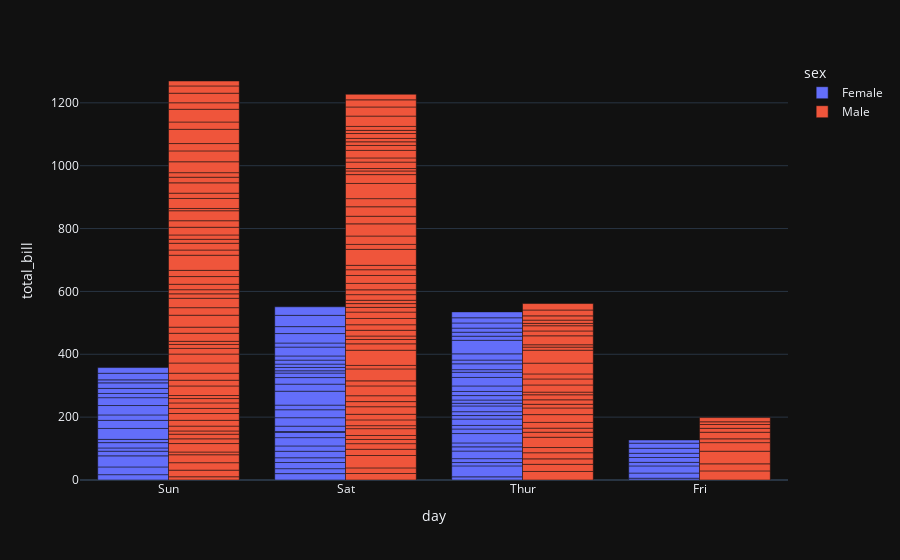

Notebook code cell kept with this figure:
### Code cell
# bar plot
df = px.data.tips()  # Built-in dataset
fig = px.bar(df, x="day", y="total_bill", color="sex", barmode="group")
fig.show()

### Figure 1 — Plotly figure (JSON) as saved in the notebook; plotly's stock layout.template omitted (floating-point values rounded to 4 significant figures; data arrays with more than 128 entries replaced by an {"elided": "..."} marker saying what was removed)
{"data": [{"alignmentgroup": "True", "hovertemplate": "sex=Female<br>day=%{x}<br>total_bill=%{y}<extra></extra>", "legendgroup": "Female", "marker": {"color": "#636efa", "pattern": {"shape": ""}}, "name": "Female", "offsetgroup": "Female", "orientation": "v", "showlegend": true, "textposition": "auto", "x": ["Sun", "Sun", "Sun", "Sun", "Sun", "Sun", "Sat", "Sat", "Sat", "Sat", "Sat", "Sat", "Sun", "Sun", "Sat", "Sat", "Sat", "Sat", "Sat", "Sat", "Sat", "Thur", "Thur", "Fri", "Fri", "Fri", "Fri", "Fri", "Sat", "Sat", "Sat", "Sat", "Sat", "Sun", "Sun", "Thur", "Thur", "Thur", "Thur", "Thur", "Thur", "Thur", "Thur", "Thur", "Thur", "Thur", "Thur", "Thur", "Thur", "Thur", "Thur", "Thur", "Thur", "Thur", "Thur", "Thur", "Thur", "Sun", "Sun", "Sun", "Sun", "Sun", "Sat", "Sat", "Sun", "Sun", "Sun", "Thur", "Thur", "Thur", "Thur", "Thur", "Thur", "Thur", "Sat", "Sat", "Sat", "Sat", "Sat", "Fri", "Fri", "Fri", "Fri", "Sat", "Sat", "Sat", "Thur"], "xaxis": "x", "y": [16.99, 24.59, 35.26, 14.83, 10.33, 16.97, 20.29, 15.77, 19.65, 15.06, 20.69, 16.93, 10.29, 34.81, 26.41, 16.45, 3.07, 17.07, 26.86, 25.28, 14.73, 10.07, 34.83, 5.75, 16.32, 22.75, 11.35, 15.38, 44.3, 22.42, 20.92, 14.31, 7.25, 25.71, 17.31, 10.65, 12.43, 24.08, 13.42, 12.48, 29.8, 14.52, 11.38, 20.27, 11.17, 12.26, 18.26, 8.51, 10.33, 14.15, 13.16, 17.47, 27.05, 16.43, 8.35, 18.64, 11.87, 29.85, 25.0, 13.39, 16.21, 17.51, 10.59, 10.63, 9.6, 20.9, 18.15, 19.81, 43.11, 13.0, 12.74, 13.0, 16.4, 16.47, 12.76, 13.27, 28.17, 12.9, 30.14, 13.42, 15.98, 16.27, 10.09, 22.12, 35.83, 27.18, 18.78], "yaxis": "y", "type": "bar"}, {"alignmentgroup": "True", "hovertemplate": "sex=Male<br>day=%{x}<br>total_bill=%{y}<extra></extra>", "legendgroup": "Male", "marker": {"color": "#EF553B", "pattern": {"shape": ""}}, "name": "Male", "offsetgroup": "Male", "orientation": "v", "showlegend": true, "textposition": "auto", "x": {"elided": "157 str values"}, "xaxis": "x", "y": {"elided": "157 float values"}, "yaxis": "y", "type": "bar"}], "layout": {"xaxis": {"anchor": "y", "domain": [0.0, 1.0], "title": {"text": "day"}}, "yaxis": {"anchor": "x", "domain": [0.0, 1.0], "title": {"text": "total_bill"}}, "legend": {"title": {"text": "sex"}, "tracegroupgap": 0}, "margin": {"t": 60}, "barmode": "group"}}
